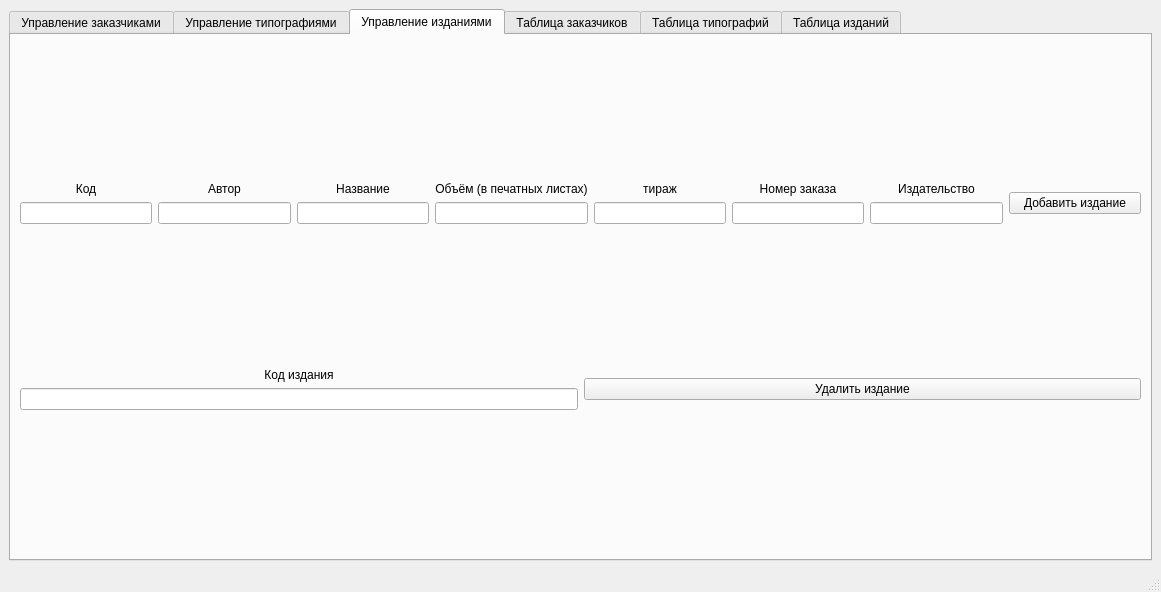
<?xml version="1.0" encoding="UTF-8"?>
<ui version="4.0">
 <class>MainWindow</class>
 <widget class="QMainWindow" name="MainWindow">
  <property name="geometry">
   <rect>
    <x>0</x>
    <y>0</y>
    <width>1161</width>
    <height>592</height>
   </rect>
  </property>
  <property name="windowTitle">
   <string>информационная система поддержки работы издательства V 1.0</string>
  </property>
  <widget class="QWidget" name="centralwidget">
   <layout class="QGridLayout" name="gridLayout">
    <item row="0" column="0">
     <layout class="QVBoxLayout" name="verticalLayout_2">
      <item>
       <widget class="QTabWidget" name="tabWidget">
        <property name="currentIndex">
         <number>2</number>
        </property>
        <widget class="QWidget" name="tab">
         <attribute name="title">
          <string>Управление заказчиками</string>
         </attribute>
         <layout class="QVBoxLayout" name="verticalLayout_4">
          <item>
           <layout class="QVBoxLayout" name="verticalLayout_3">
            <item>
             <layout class="QHBoxLayout" name="horizontalLayout_3">
              <item>
               <layout class="QHBoxLayout" name="horizontalLayout_6">
                <item>
                 <layout class="QVBoxLayout" name="verticalLayout_14">
                  <item>
                   <widget class="QLabel" name="label_2">
                    <property name="sizePolicy">
                     <sizepolicy hsizetype="Preferred" vsizetype="Fixed">
                      <horstretch>0</horstretch>
                      <verstretch>0</verstretch>
                     </sizepolicy>
                    </property>
                    <property name="text">
                     <string>Фамилия</string>
                    </property>
                    <property name="alignment">
                     <set>Qt::AlignCenter</set>
                    </property>
                   </widget>
                  </item>
                  <item>
                   <widget class="QLineEdit" name="Surname">
                    <property name="sizePolicy">
                     <sizepolicy hsizetype="Minimum" vsizetype="Fixed">
                      <horstretch>0</horstretch>
                      <verstretch>0</verstretch>
                     </sizepolicy>
                    </property>
                   </widget>
                  </item>
                 </layout>
                </item>
               </layout>
              </item>
              <item>
               <layout class="QVBoxLayout" name="verticalLayout_12">
                <item>
                 <widget class="QLabel" name="label_3">
                  <property name="sizePolicy">
                   <sizepolicy hsizetype="Preferred" vsizetype="Fixed">
                    <horstretch>0</horstretch>
                    <verstretch>0</verstretch>
                   </sizepolicy>
                  </property>
                  <property name="layoutDirection">
                   <enum>Qt::LeftToRight</enum>
                  </property>
                  <property name="text">
                   <string>Имя </string>
                  </property>
                  <property name="textFormat">
                   <enum>Qt::AutoText</enum>
                  </property>
                  <property name="alignment">
                   <set>Qt::AlignBottom|Qt::AlignHCenter</set>
                  </property>
                 </widget>
                </item>
                <item>
                 <widget class="QLineEdit" name="Name">
                  <property name="sizePolicy">
                   <sizepolicy hsizetype="Minimum" vsizetype="Fixed">
                    <horstretch>0</horstretch>
                    <verstretch>0</verstretch>
                   </sizepolicy>
                  </property>
                 </widget>
                </item>
               </layout>
              </item>
              <item>
               <layout class="QHBoxLayout" name="horizontalLayout_5">
                <item>
                 <layout class="QVBoxLayout" name="verticalLayout_15">
                  <item>
                   <widget class="QLabel" name="label">
                    <property name="sizePolicy">
                     <sizepolicy hsizetype="Preferred" vsizetype="Fixed">
                      <horstretch>0</horstretch>
                      <verstretch>0</verstretch>
                     </sizepolicy>
                    </property>
                    <property name="text">
                     <string>Отчество</string>
                    </property>
                    <property name="alignment">
                     <set>Qt::AlignCenter</set>
                    </property>
                   </widget>
                  </item>
                  <item>
                   <widget class="QLineEdit" name="SecondName">
                    <property name="sizePolicy">
                     <sizepolicy hsizetype="Minimum" vsizetype="Fixed">
                      <horstretch>0</horstretch>
                      <verstretch>0</verstretch>
                     </sizepolicy>
                    </property>
                   </widget>
                  </item>
                 </layout>
                </item>
               </layout>
              </item>
              <item>
               <layout class="QHBoxLayout" name="horizontalLayout_50">
                <item>
                 <layout class="QVBoxLayout" name="verticalLayout_37">
                  <item>
                   <widget class="QLabel" name="label_20">
                    <property name="sizePolicy">
                     <sizepolicy hsizetype="Preferred" vsizetype="Fixed">
                      <horstretch>0</horstretch>
                      <verstretch>0</verstretch>
                     </sizepolicy>
                    </property>
                    <property name="text">
                     <string>Контактный номер</string>
                    </property>
                    <property name="alignment">
                     <set>Qt::AlignCenter</set>
                    </property>
                   </widget>
                  </item>
                  <item>
                   <widget class="QLineEdit" name="CustomerTel">
                    <property name="sizePolicy">
                     <sizepolicy hsizetype="Minimum" vsizetype="Fixed">
                      <horstretch>0</horstretch>
                      <verstretch>0</verstretch>
                     </sizepolicy>
                    </property>
                   </widget>
                  </item>
                 </layout>
                </item>
               </layout>
              </item>
              <item>
               <layout class="QHBoxLayout" name="horizontalLayout_49">
                <item>
                 <layout class="QVBoxLayout" name="verticalLayout_38">
                  <item>
                   <widget class="QLabel" name="label_21">
                    <property name="sizePolicy">
                     <sizepolicy hsizetype="Preferred" vsizetype="Fixed">
                      <horstretch>0</horstretch>
                      <verstretch>0</verstretch>
                     </sizepolicy>
                    </property>
                    <property name="text">
                     <string>Электронная почта</string>
                    </property>
                    <property name="alignment">
                     <set>Qt::AlignCenter</set>
                    </property>
                   </widget>
                  </item>
                  <item>
                   <widget class="QLineEdit" name="CustomerEmail">
                    <property name="sizePolicy">
                     <sizepolicy hsizetype="Minimum" vsizetype="Fixed">
                      <horstretch>0</horstretch>
                      <verstretch>0</verstretch>
                     </sizepolicy>
                    </property>
                   </widget>
                  </item>
                 </layout>
                </item>
               </layout>
              </item>
              <item>
               <layout class="QHBoxLayout" name="horizontalLayout_48">
                <item>
                 <layout class="QVBoxLayout" name="verticalLayout_39">
                  <item>
                   <widget class="QLabel" name="label_22">
                    <property name="sizePolicy">
                     <sizepolicy hsizetype="Preferred" vsizetype="Fixed">
                      <horstretch>0</horstretch>
                      <verstretch>0</verstretch>
                     </sizepolicy>
                    </property>
                    <property name="text">
                     <string>Адрес</string>
                    </property>
                    <property name="alignment">
                     <set>Qt::AlignCenter</set>
                    </property>
                   </widget>
                  </item>
                  <item>
                   <widget class="QLineEdit" name="CustomerAddress">
                    <property name="sizePolicy">
                     <sizepolicy hsizetype="Minimum" vsizetype="Fixed">
                      <horstretch>0</horstretch>
                      <verstretch>0</verstretch>
                     </sizepolicy>
                    </property>
                   </widget>
                  </item>
                 </layout>
                </item>
               </layout>
              </item>
              <item>
               <layout class="QHBoxLayout" name="horizontalLayout_7">
                <item>
                 <layout class="QVBoxLayout" name="verticalLayout_40">
                  <item>
                   <widget class="QLabel" name="label_23">
                    <property name="sizePolicy">
                     <sizepolicy hsizetype="Preferred" vsizetype="Fixed">
                      <horstretch>0</horstretch>
                      <verstretch>0</verstretch>
                     </sizepolicy>
                    </property>
                    <property name="text">
                     <string>Организация</string>
                    </property>
                    <property name="alignment">
                     <set>Qt::AlignCenter</set>
                    </property>
                   </widget>
                  </item>
                  <item>
                   <widget class="QLineEdit" name="CustomerOrg">
                    <property name="sizePolicy">
                     <sizepolicy hsizetype="Minimum" vsizetype="Fixed">
                      <horstretch>0</horstretch>
                      <verstretch>0</verstretch>
                     </sizepolicy>
                    </property>
                   </widget>
                  </item>
                 </layout>
                </item>
               </layout>
              </item>
              <item>
               <layout class="QHBoxLayout" name="horizontalLayout_54">
                <item>
                 <layout class="QVBoxLayout" name="verticalLayout_42">
                  <item>
                   <widget class="QLabel" name="label_25">
                    <property name="sizePolicy">
                     <sizepolicy hsizetype="Preferred" vsizetype="Fixed">
                      <horstretch>0</horstretch>
                      <verstretch>0</verstretch>
                     </sizepolicy>
                    </property>
                    <property name="text">
                     <string>Номер заказа</string>
                    </property>
                    <property name="alignment">
                     <set>Qt::AlignCenter</set>
                    </property>
                   </widget>
                  </item>
                  <item>
                   <widget class="QLineEdit" name="CustomerOrderNum">
                    <property name="sizePolicy">
                     <sizepolicy hsizetype="Minimum" vsizetype="Fixed">
                      <horstretch>0</horstretch>
                      <verstretch>0</verstretch>
                     </sizepolicy>
                    </property>
                   </widget>
                  </item>
                 </layout>
                </item>
               </layout>
              </item>
              <item>
               <layout class="QHBoxLayout" name="horizontalLayout_4">
                <item>
                 <widget class="QPushButton" name="AddCustomer">
                  <property name="text">
                   <string>Добавить заказчика</string>
                  </property>
                 </widget>
                </item>
               </layout>
              </item>
             </layout>
            </item>
            <item>
             <layout class="QHBoxLayout" name="horizontalLayout">
              <item>
               <layout class="QHBoxLayout" name="horizontalLayout_30"/>
              </item>
              <item>
               <layout class="QHBoxLayout" name="horizontalLayout_29">
                <item>
                 <layout class="QVBoxLayout" name="verticalLayout_29">
                  <item>
                   <widget class="QLabel" name="label_14">
                    <property name="sizePolicy">
                     <sizepolicy hsizetype="Preferred" vsizetype="Fixed">
                      <horstretch>0</horstretch>
                      <verstretch>0</verstretch>
                     </sizepolicy>
                    </property>
                    <property name="text">
                     <string>ID заказчика</string>
                    </property>
                    <property name="alignment">
                     <set>Qt::AlignCenter</set>
                    </property>
                   </widget>
                  </item>
                  <item>
                   <widget class="QLineEdit" name="CustomerDelID">
                    <property name="sizePolicy">
                     <sizepolicy hsizetype="Minimum" vsizetype="Fixed">
                      <horstretch>0</horstretch>
                      <verstretch>0</verstretch>
                     </sizepolicy>
                    </property>
                   </widget>
                  </item>
                 </layout>
                </item>
               </layout>
              </item>
              <item>
               <layout class="QHBoxLayout" name="horizontalLayout_33">
                <item>
                 <layout class="QVBoxLayout" name="verticalLayout_30">
                  <item>
                   <widget class="QPushButton" name="DeleteCustomer">
                    <property name="text">
                     <string>Удалить заказчика</string>
                    </property>
                   </widget>
                  </item>
                 </layout>
                </item>
               </layout>
              </item>
              <item>
               <layout class="QHBoxLayout" name="horizontalLayout_31"/>
              </item>
             </layout>
            </item>
            <item>
             <layout class="QHBoxLayout" name="horizontalLayout_2">
              <item>
               <layout class="QHBoxLayout" name="horizontalLayout_37">
                <item>
                 <layout class="QVBoxLayout" name="verticalLayout_31">
                  <item>
                   <widget class="QLabel" name="label_15">
                    <property name="sizePolicy">
                     <sizepolicy hsizetype="Preferred" vsizetype="Fixed">
                      <horstretch>0</horstretch>
                      <verstretch>0</verstretch>
                     </sizepolicy>
                    </property>
                    <property name="text">
                     <string>Фамилия</string>
                    </property>
                    <property name="alignment">
                     <set>Qt::AlignCenter</set>
                    </property>
                   </widget>
                  </item>
                  <item>
                   <widget class="QLineEdit" name="CustomerFindSurname">
                    <property name="sizePolicy">
                     <sizepolicy hsizetype="Minimum" vsizetype="Fixed">
                      <horstretch>0</horstretch>
                      <verstretch>0</verstretch>
                     </sizepolicy>
                    </property>
                   </widget>
                  </item>
                 </layout>
                </item>
               </layout>
              </item>
              <item>
               <layout class="QHBoxLayout" name="horizontalLayout_36">
                <item>
                 <layout class="QVBoxLayout" name="verticalLayout_32">
                  <item>
                   <widget class="QLabel" name="label_16">
                    <property name="sizePolicy">
                     <sizepolicy hsizetype="Preferred" vsizetype="Fixed">
                      <horstretch>0</horstretch>
                      <verstretch>0</verstretch>
                     </sizepolicy>
                    </property>
                    <property name="text">
                     <string>Имя</string>
                    </property>
                    <property name="alignment">
                     <set>Qt::AlignCenter</set>
                    </property>
                   </widget>
                  </item>
                  <item>
                   <widget class="QLineEdit" name="CustomerFindName">
                    <property name="sizePolicy">
                     <sizepolicy hsizetype="Minimum" vsizetype="Fixed">
                      <horstretch>0</horstretch>
                      <verstretch>0</verstretch>
                     </sizepolicy>
                    </property>
                   </widget>
                  </item>
                 </layout>
                </item>
               </layout>
              </item>
              <item>
               <layout class="QHBoxLayout" name="horizontalLayout_35">
                <item>
                 <layout class="QVBoxLayout" name="verticalLayout_33">
                  <item>
                   <widget class="QLabel" name="label_17">
                    <property name="sizePolicy">
                     <sizepolicy hsizetype="Preferred" vsizetype="Fixed">
                      <horstretch>0</horstretch>
                      <verstretch>0</verstretch>
                     </sizepolicy>
                    </property>
                    <property name="text">
                     <string>Отчество</string>
                    </property>
                    <property name="alignment">
                     <set>Qt::AlignCenter</set>
                    </property>
                   </widget>
                  </item>
                  <item>
                   <widget class="QLineEdit" name="CustomerFindSecondName">
                    <property name="sizePolicy">
                     <sizepolicy hsizetype="Minimum" vsizetype="Fixed">
                      <horstretch>0</horstretch>
                      <verstretch>0</verstretch>
                     </sizepolicy>
                    </property>
                   </widget>
                  </item>
                 </layout>
                </item>
               </layout>
              </item>
              <item>
               <layout class="QHBoxLayout" name="horizontalLayout_34">
                <item>
                 <layout class="QVBoxLayout" name="verticalLayout_34">
                  <item>
                   <widget class="QPushButton" name="FindCustomer">
                    <property name="text">
                     <string> Найти заказчика</string>
                    </property>
                   </widget>
                  </item>
                 </layout>
                </item>
               </layout>
              </item>
             </layout>
            </item>
           </layout>
          </item>
         </layout>
        </widget>
        <widget class="QWidget" name="tab_2">
         <attribute name="title">
          <string>Управление типографиями</string>
         </attribute>
         <layout class="QVBoxLayout" name="verticalLayout_11">
          <item>
           <layout class="QVBoxLayout" name="verticalLayout">
            <item>
             <layout class="QHBoxLayout" name="horizontalLayout_10">
              <item>
               <layout class="QHBoxLayout" name="horizontalLayout_13">
                <item>
                 <layout class="QVBoxLayout" name="verticalLayout_17">
                  <item>
                   <widget class="QLabel" name="label_4">
                    <property name="sizePolicy">
                     <sizepolicy hsizetype="Preferred" vsizetype="Fixed">
                      <horstretch>0</horstretch>
                      <verstretch>0</verstretch>
                     </sizepolicy>
                    </property>
                    <property name="text">
                     <string>Название типографии</string>
                    </property>
                    <property name="alignment">
                     <set>Qt::AlignCenter</set>
                    </property>
                   </widget>
                  </item>
                  <item>
                   <widget class="QLineEdit" name="TypoName">
                    <property name="sizePolicy">
                     <sizepolicy hsizetype="Minimum" vsizetype="Fixed">
                      <horstretch>0</horstretch>
                      <verstretch>0</verstretch>
                     </sizepolicy>
                    </property>
                   </widget>
                  </item>
                 </layout>
                </item>
               </layout>
              </item>
              <item>
               <layout class="QHBoxLayout" name="horizontalLayout_14">
                <item>
                 <layout class="QVBoxLayout" name="verticalLayout_18">
                  <item>
                   <widget class="QLabel" name="label_5">
                    <property name="sizePolicy">
                     <sizepolicy hsizetype="Preferred" vsizetype="Fixed">
                      <horstretch>0</horstretch>
                      <verstretch>0</verstretch>
                     </sizepolicy>
                    </property>
                    <property name="text">
                     <string>Адрес типографии</string>
                    </property>
                    <property name="alignment">
                     <set>Qt::AlignCenter</set>
                    </property>
                   </widget>
                  </item>
                  <item>
                   <widget class="QLineEdit" name="TypoAddress">
                    <property name="sizePolicy">
                     <sizepolicy hsizetype="Minimum" vsizetype="Fixed">
                      <horstretch>0</horstretch>
                      <verstretch>0</verstretch>
                     </sizepolicy>
                    </property>
                   </widget>
                  </item>
                 </layout>
                </item>
               </layout>
              </item>
              <item>
               <layout class="QHBoxLayout" name="horizontalLayout_15">
                <item>
                 <layout class="QVBoxLayout" name="verticalLayout_19">
                  <item>
                   <widget class="QLabel" name="label_6">
                    <property name="sizePolicy">
                     <sizepolicy hsizetype="Preferred" vsizetype="Fixed">
                      <horstretch>0</horstretch>
                      <verstretch>0</verstretch>
                     </sizepolicy>
                    </property>
                    <property name="text">
                     <string>Телефоныый номер</string>
                    </property>
                    <property name="alignment">
                     <set>Qt::AlignCenter</set>
                    </property>
                   </widget>
                  </item>
                  <item>
                   <widget class="QLineEdit" name="TypoTel">
                    <property name="sizePolicy">
                     <sizepolicy hsizetype="Minimum" vsizetype="Fixed">
                      <horstretch>0</horstretch>
                      <verstretch>0</verstretch>
                     </sizepolicy>
                    </property>
                   </widget>
                  </item>
                 </layout>
                </item>
               </layout>
              </item>
              <item>
               <layout class="QHBoxLayout" name="horizontalLayout_12">
                <item>
                 <layout class="QVBoxLayout" name="verticalLayout_20">
                  <item>
                   <widget class="QLabel" name="label_7">
                    <property name="sizePolicy">
                     <sizepolicy hsizetype="Preferred" vsizetype="Fixed">
                      <horstretch>0</horstretch>
                      <verstretch>0</verstretch>
                     </sizepolicy>
                    </property>
                    <property name="text">
                     <string>Электронная почта</string>
                    </property>
                    <property name="alignment">
                     <set>Qt::AlignCenter</set>
                    </property>
                   </widget>
                  </item>
                  <item>
                   <widget class="QLineEdit" name="TypoEmail">
                    <property name="sizePolicy">
                     <sizepolicy hsizetype="Minimum" vsizetype="Fixed">
                      <horstretch>0</horstretch>
                      <verstretch>0</verstretch>
                     </sizepolicy>
                    </property>
                   </widget>
                  </item>
                 </layout>
                </item>
               </layout>
              </item>
              <item>
               <layout class="QHBoxLayout" name="horizontalLayout_53">
                <item>
                 <layout class="QVBoxLayout" name="verticalLayout_41">
                  <item>
                   <widget class="QLabel" name="label_24">
                    <property name="sizePolicy">
                     <sizepolicy hsizetype="Preferred" vsizetype="Fixed">
                      <horstretch>0</horstretch>
                      <verstretch>0</verstretch>
                     </sizepolicy>
                    </property>
                    <property name="text">
                     <string>ФИО начальника</string>
                    </property>
                    <property name="alignment">
                     <set>Qt::AlignCenter</set>
                    </property>
                   </widget>
                  </item>
                  <item>
                   <widget class="QLineEdit" name="TypoDirector">
                    <property name="sizePolicy">
                     <sizepolicy hsizetype="Minimum" vsizetype="Fixed">
                      <horstretch>0</horstretch>
                      <verstretch>0</verstretch>
                     </sizepolicy>
                    </property>
                   </widget>
                  </item>
                 </layout>
                </item>
               </layout>
              </item>
              <item>
               <layout class="QHBoxLayout" name="horizontalLayout_11">
                <item>
                 <widget class="QPushButton" name="AddTypography">
                  <property name="text">
                   <string>Добавить типографию</string>
                  </property>
                 </widget>
                </item>
               </layout>
              </item>
             </layout>
            </item>
            <item>
             <layout class="QHBoxLayout" name="horizontalLayout_9">
              <item>
               <layout class="QHBoxLayout" name="horizontalLayout_42"/>
              </item>
              <item>
               <layout class="QHBoxLayout" name="horizontalLayout_41"/>
              </item>
              <item>
               <layout class="QHBoxLayout" name="horizontalLayout_43">
                <item>
                 <layout class="QVBoxLayout" name="verticalLayout_35">
                  <item>
                   <widget class="QLabel" name="label_18">
                    <property name="sizePolicy">
                     <sizepolicy hsizetype="Minimum" vsizetype="Fixed">
                      <horstretch>0</horstretch>
                      <verstretch>0</verstretch>
                     </sizepolicy>
                    </property>
                    <property name="text">
                     <string>ID типографии</string>
                    </property>
                    <property name="alignment">
                     <set>Qt::AlignCenter</set>
                    </property>
                   </widget>
                  </item>
                  <item>
                   <widget class="QLineEdit" name="TypoDel">
                    <property name="sizePolicy">
                     <sizepolicy hsizetype="Minimum" vsizetype="Fixed">
                      <horstretch>0</horstretch>
                      <verstretch>0</verstretch>
                     </sizepolicy>
                    </property>
                   </widget>
                  </item>
                 </layout>
                </item>
               </layout>
              </item>
              <item>
               <layout class="QHBoxLayout" name="horizontalLayout_40">
                <item>
                 <widget class="QPushButton" name="DeleteTypography">
                  <property name="text">
                   <string>Удалить типографию</string>
                  </property>
                 </widget>
                </item>
               </layout>
              </item>
             </layout>
            </item>
            <item>
             <layout class="QHBoxLayout" name="horizontalLayout_8"/>
            </item>
           </layout>
          </item>
         </layout>
        </widget>
        <widget class="QWidget" name="tab_3">
         <attribute name="title">
          <string>Управление изданиями</string>
         </attribute>
         <layout class="QVBoxLayout" name="verticalLayout_22">
          <item>
           <layout class="QVBoxLayout" name="verticalLayout_21">
            <item>
             <layout class="QHBoxLayout" name="horizontalLayout_18">
              <item>
               <layout class="QVBoxLayout" name="verticalLayout_28">
                <item>
                 <widget class="QLabel" name="label_13">
                  <property name="sizePolicy">
                   <sizepolicy hsizetype="Preferred" vsizetype="Fixed">
                    <horstretch>0</horstretch>
                    <verstretch>0</verstretch>
                   </sizepolicy>
                  </property>
                  <property name="text">
                   <string>Код</string>
                  </property>
                  <property name="alignment">
                   <set>Qt::AlignCenter</set>
                  </property>
                 </widget>
                </item>
                <item>
                 <widget class="QLineEdit" name="IzdatID_publication">
                  <property name="sizePolicy">
                   <sizepolicy hsizetype="Minimum" vsizetype="Fixed">
                    <horstretch>0</horstretch>
                    <verstretch>0</verstretch>
                   </sizepolicy>
                  </property>
                 </widget>
                </item>
               </layout>
              </item>
              <item>
               <layout class="QHBoxLayout" name="horizontalLayout_22">
                <item>
                 <layout class="QVBoxLayout" name="verticalLayout_23">
                  <item>
                   <widget class="QLabel" name="label_8">
                    <property name="sizePolicy">
                     <sizepolicy hsizetype="Preferred" vsizetype="Fixed">
                      <horstretch>0</horstretch>
                      <verstretch>0</verstretch>
                     </sizepolicy>
                    </property>
                    <property name="text">
                     <string>Автор</string>
                    </property>
                    <property name="alignment">
                     <set>Qt::AlignCenter</set>
                    </property>
                   </widget>
                  </item>
                  <item>
                   <widget class="QLineEdit" name="IzdatAuthor">
                    <property name="sizePolicy">
                     <sizepolicy hsizetype="Minimum" vsizetype="Fixed">
                      <horstretch>0</horstretch>
                      <verstretch>0</verstretch>
                     </sizepolicy>
                    </property>
                   </widget>
                  </item>
                 </layout>
                </item>
               </layout>
              </item>
              <item>
               <layout class="QHBoxLayout" name="horizontalLayout_26">
                <item>
                 <layout class="QVBoxLayout" name="verticalLayout_24">
                  <item>
                   <widget class="QLabel" name="label_9">
                    <property name="sizePolicy">
                     <sizepolicy hsizetype="Preferred" vsizetype="Fixed">
                      <horstretch>0</horstretch>
                      <verstretch>0</verstretch>
                     </sizepolicy>
                    </property>
                    <property name="text">
                     <string>Название</string>
                    </property>
                    <property name="alignment">
                     <set>Qt::AlignCenter</set>
                    </property>
                   </widget>
                  </item>
                  <item>
                   <widget class="QLineEdit" name="IzdatName">
                    <property name="sizePolicy">
                     <sizepolicy hsizetype="Minimum" vsizetype="Fixed">
                      <horstretch>0</horstretch>
                      <verstretch>0</verstretch>
                     </sizepolicy>
                    </property>
                   </widget>
                  </item>
                 </layout>
                </item>
               </layout>
              </item>
              <item>
               <layout class="QHBoxLayout" name="horizontalLayout_21">
                <item>
                 <layout class="QVBoxLayout" name="verticalLayout_25">
                  <item>
                   <widget class="QLabel" name="label_10">
                    <property name="sizePolicy">
                     <sizepolicy hsizetype="Preferred" vsizetype="Fixed">
                      <horstretch>0</horstretch>
                      <verstretch>0</verstretch>
                     </sizepolicy>
                    </property>
                    <property name="text">
                     <string>Объём (в печатных листах)</string>
                    </property>
                    <property name="alignment">
                     <set>Qt::AlignCenter</set>
                    </property>
                   </widget>
                  </item>
                  <item>
                   <widget class="QLineEdit" name="IzdatCnt">
                    <property name="sizePolicy">
                     <sizepolicy hsizetype="Minimum" vsizetype="Fixed">
                      <horstretch>0</horstretch>
                      <verstretch>0</verstretch>
                     </sizepolicy>
                    </property>
                   </widget>
                  </item>
                 </layout>
                </item>
               </layout>
              </item>
              <item>
               <layout class="QHBoxLayout" name="horizontalLayout_25">
                <item>
                 <layout class="QVBoxLayout" name="verticalLayout_26">
                  <item>
                   <widget class="QLabel" name="label_11">
                    <property name="sizePolicy">
                     <sizepolicy hsizetype="Preferred" vsizetype="Fixed">
                      <horstretch>0</horstretch>
                      <verstretch>0</verstretch>
                     </sizepolicy>
                    </property>
                    <property name="text">
                     <string>тираж</string>
                    </property>
                    <property name="alignment">
                     <set>Qt::AlignCenter</set>
                    </property>
                   </widget>
                  </item>
                  <item>
                   <widget class="QLineEdit" name="IzdatCirculation">
                    <property name="sizePolicy">
                     <sizepolicy hsizetype="Minimum" vsizetype="Fixed">
                      <horstretch>0</horstretch>
                      <verstretch>0</verstretch>
                     </sizepolicy>
                    </property>
                   </widget>
                  </item>
                 </layout>
                </item>
               </layout>
              </item>
              <item>
               <layout class="QHBoxLayout" name="horizontalLayout_24">
                <item>
                 <layout class="QVBoxLayout" name="verticalLayout_27">
                  <item>
                   <widget class="QLabel" name="label_12">
                    <property name="sizePolicy">
                     <sizepolicy hsizetype="Preferred" vsizetype="Fixed">
                      <horstretch>0</horstretch>
                      <verstretch>0</verstretch>
                     </sizepolicy>
                    </property>
                    <property name="text">
                     <string>Номер заказа</string>
                    </property>
                    <property name="alignment">
                     <set>Qt::AlignCenter</set>
                    </property>
                   </widget>
                  </item>
                  <item>
                   <widget class="QLineEdit" name="IzdatOrder_number">
                    <property name="sizePolicy">
                     <sizepolicy hsizetype="Minimum" vsizetype="Fixed">
                      <horstretch>0</horstretch>
                      <verstretch>0</verstretch>
                     </sizepolicy>
                    </property>
                   </widget>
                  </item>
                 </layout>
                </item>
               </layout>
              </item>
              <item>
               <layout class="QHBoxLayout" name="horizontalLayout_55">
                <item>
                 <layout class="QVBoxLayout" name="verticalLayout_43">
                  <item>
                   <widget class="QLabel" name="label_26">
                    <property name="sizePolicy">
                     <sizepolicy hsizetype="Preferred" vsizetype="Fixed">
                      <horstretch>0</horstretch>
                      <verstretch>0</verstretch>
                     </sizepolicy>
                    </property>
                    <property name="text">
                     <string>Издательство</string>
                    </property>
                    <property name="alignment">
                     <set>Qt::AlignCenter</set>
                    </property>
                   </widget>
                  </item>
                  <item>
                   <widget class="QLineEdit" name="Izdat">
                    <property name="sizePolicy">
                     <sizepolicy hsizetype="Minimum" vsizetype="Fixed">
                      <horstretch>0</horstretch>
                      <verstretch>0</verstretch>
                     </sizepolicy>
                    </property>
                   </widget>
                  </item>
                 </layout>
                </item>
               </layout>
              </item>
              <item>
               <layout class="QHBoxLayout" name="horizontalLayout_23">
                <item>
                 <widget class="QPushButton" name="AddPublicationInfo">
                  <property name="text">
                   <string>Добавить издание</string>
                  </property>
                 </widget>
                </item>
               </layout>
              </item>
             </layout>
            </item>
            <item>
             <layout class="QHBoxLayout" name="horizontalLayout_16">
              <item>
               <layout class="QHBoxLayout" name="horizontalLayout_44"/>
              </item>
              <item>
               <layout class="QHBoxLayout" name="horizontalLayout_47"/>
              </item>
              <item>
               <layout class="QHBoxLayout" name="horizontalLayout_46">
                <item>
                 <layout class="QVBoxLayout" name="verticalLayout_36">
                  <item>
                   <widget class="QLabel" name="label_19">
                    <property name="sizePolicy">
                     <sizepolicy hsizetype="Minimum" vsizetype="Fixed">
                      <horstretch>0</horstretch>
                      <verstretch>0</verstretch>
                     </sizepolicy>
                    </property>
                    <property name="text">
                     <string>Код издания</string>
                    </property>
                    <property name="alignment">
                     <set>Qt::AlignCenter</set>
                    </property>
                   </widget>
                  </item>
                  <item>
                   <widget class="QLineEdit" name="IzdatDel">
                    <property name="sizePolicy">
                     <sizepolicy hsizetype="Minimum" vsizetype="Fixed">
                      <horstretch>0</horstretch>
                      <verstretch>0</verstretch>
                     </sizepolicy>
                    </property>
                   </widget>
                  </item>
                 </layout>
                </item>
               </layout>
              </item>
              <item>
               <layout class="QHBoxLayout" name="horizontalLayout_45">
                <item>
                 <widget class="QPushButton" name="DeleteIzdat">
                  <property name="text">
                   <string>Удалить издание</string>
                  </property>
                 </widget>
                </item>
               </layout>
              </item>
             </layout>
            </item>
            <item>
             <layout class="QHBoxLayout" name="horizontalLayout_17"/>
            </item>
           </layout>
          </item>
         </layout>
        </widget>
        <widget class="QWidget" name="tab_4">
         <attribute name="title">
          <string>Таблица заказчиков</string>
         </attribute>
         <layout class="QVBoxLayout" name="verticalLayout_6">
          <item>
           <layout class="QVBoxLayout" name="verticalLayout_5">
            <item>
             <widget class="QTableView" name="CustomerTable"/>
            </item>
           </layout>
          </item>
         </layout>
        </widget>
        <widget class="QWidget" name="tab_5">
         <attribute name="title">
          <string>Таблица типографий</string>
         </attribute>
         <layout class="QVBoxLayout" name="verticalLayout_8">
          <item>
           <layout class="QVBoxLayout" name="verticalLayout_7">
            <item>
             <widget class="QTableView" name="TypographyTable"/>
            </item>
           </layout>
          </item>
         </layout>
        </widget>
        <widget class="QWidget" name="tab_6">
         <attribute name="title">
          <string>Таблица изданий</string>
         </attribute>
         <layout class="QVBoxLayout" name="verticalLayout_10">
          <item>
           <layout class="QVBoxLayout" name="verticalLayout_9">
            <item>
             <widget class="QTableView" name="PublicationInfoTable"/>
            </item>
           </layout>
          </item>
         </layout>
        </widget>
       </widget>
      </item>
     </layout>
    </item>
   </layout>
  </widget>
  <widget class="QMenuBar" name="menubar">
   <property name="geometry">
    <rect>
     <x>0</x>
     <y>0</y>
     <width>1161</width>
     <height>20</height>
    </rect>
   </property>
  </widget>
  <widget class="QStatusBar" name="statusbar"/>
 </widget>
 <resources/>
 <connections/>
</ui>
